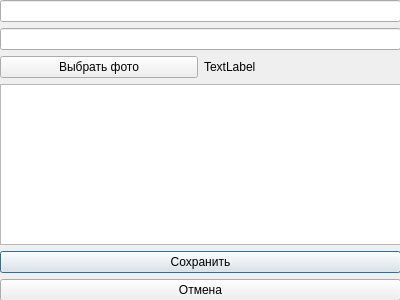
<?xml version="1.0" encoding="UTF-8"?>
<ui version="4.0">
 <class>Dialog</class>
 <widget class="QDialog" name="Dialog">
  <property name="geometry">
   <rect>
    <x>0</x>
    <y>0</y>
    <width>400</width>
    <height>300</height>
   </rect>
  </property>
  <property name="windowTitle">
   <string>Dialog</string>
  </property>
  <widget class="QWidget" name="gridLayoutWidget">
   <property name="geometry">
    <rect>
     <x>0</x>
     <y>0</y>
     <width>401</width>
     <height>301</height>
    </rect>
   </property>
   <layout class="QGridLayout" name="gridLayout" rowstretch="0,0,0,0,0,0,0,0,0">
    <item row="0" column="0">
     <widget class="QLineEdit" name="plantNameEdit"/>
    </item>
    <item row="5" column="0">
     <widget class="QTextEdit" name="descriptionEdit"/>
    </item>
    <item row="6" column="0">
     <widget class="QPushButton" name="saveButton">
      <property name="text">
       <string>Сохранить</string>
      </property>
     </widget>
    </item>
    <item row="3" column="0">
     <layout class="QGridLayout" name="gridLayout_2">
      <item row="0" column="0">
       <widget class="QPushButton" name="loadPhotoButton">
        <property name="text">
         <string>Выбрать фото</string>
        </property>
       </widget>
      </item>
      <item row="0" column="1">
       <widget class="QLabel" name="photoLabel">
        <property name="text">
         <string>TextLabel</string>
        </property>
       </widget>
      </item>
     </layout>
    </item>
    <item row="1" column="0">
     <widget class="QLineEdit" name="familyEdit"/>
    </item>
    <item row="7" column="0">
     <widget class="QPushButton" name="cancelButton">
      <property name="text">
       <string>Отмена</string>
      </property>
     </widget>
    </item>
   </layout>
  </widget>
 </widget>
 <resources/>
 <connections/>
</ui>
